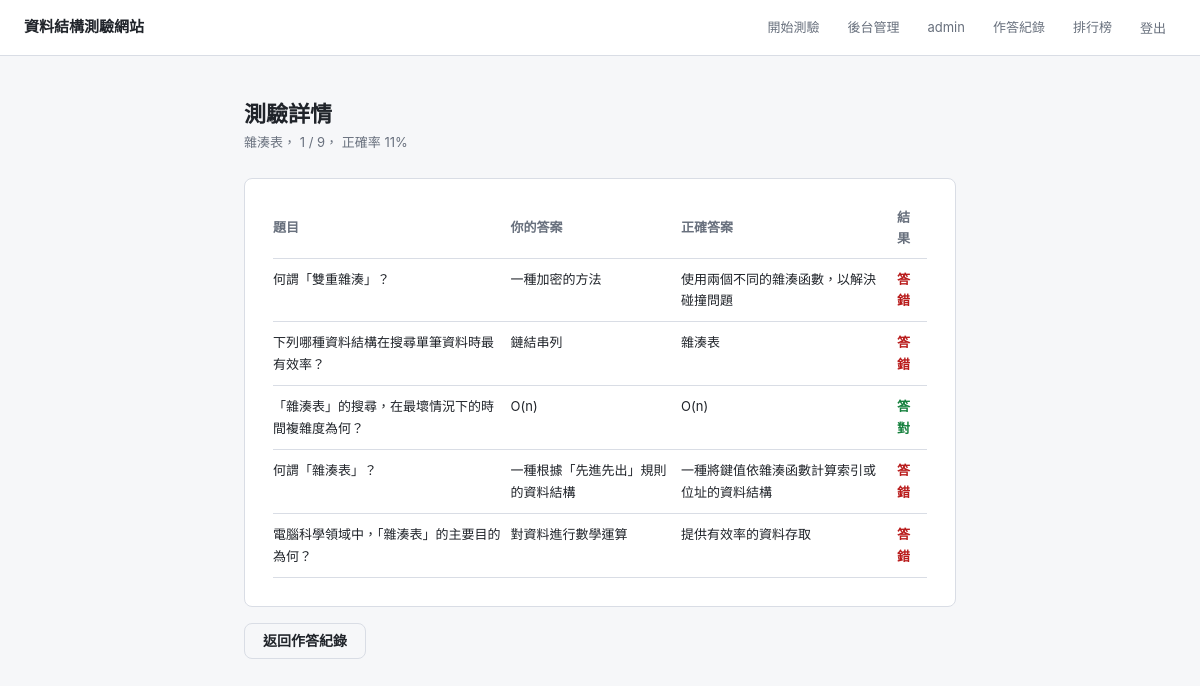
Screenshot of /history/19/ (signed in) with the database file from the repository.
### quiz/models.py (models this page shows, shortened)
class QuizAttempt(models.Model):
    user = models.ForeignKey(
        User,
        on_delete=models.CASCADE,
        related_name="quiz_attempts",
        verbose_name="使用者",
    )
    chapter = models.ForeignKey(
        Chapter,
        on_delete=models.PROTECT,
        related_name="quiz_attempts",
        verbose_name="章節",
    )
    question_count = models.PositiveIntegerField(default=0, verbose_name="題數")
    score = models.PositiveIntegerField(default=0, verbose_name="分數")
    started_at = models.DateTimeField(auto_now_add=True, verbose_name="開始時間")
    completed_at = models.DateTimeField(null=True, blank=True, verbose_name="完成時間")
    class Meta:
        ordering = ["-started_at"]
        verbose_name = "測驗紀錄"
        verbose_name_plural = "測驗紀錄"
    @property
    def accuracy(self):
        if not self.question_count:
            return 0
        return int(self.score / self.question_count * 100)

class Chapter(models.Model):
    name = models.CharField(max_length=100, verbose_name="章節名稱")
    order = models.PositiveIntegerField(default=0, verbose_name="排序")
    class Meta:
        ordering = ["order", "id"]
        verbose_name = "章節"
        verbose_name_plural = "章節"

class QuizAnswer(models.Model):
    attempt = models.ForeignKey(
        QuizAttempt,
        on_delete=models.CASCADE,
        related_name="answers",
        verbose_name="測驗紀錄",
    )
    question = models.ForeignKey(Question, on_delete=models.PROTECT, verbose_name="題目")
    selected_option = models.ForeignKey(
        Option,
        on_delete=models.SET_NULL,
        null=True,
        blank=True,
        related_name="selected_answers",
        verbose_name="學生答案",
    )
    correct_option = models.ForeignKey(
        Option,
        on_delete=models.SET_NULL,
        null=True,
        blank=True,
        related_name="correct_answers",
        verbose_name="正確答案",
    )
    is_correct = models.BooleanField(default=False, verbose_name="是否答對")
    answered_at = models.DateTimeField(auto_now_add=True, verbose_name="作答時間")
    class Meta:
        ordering = ["id"]
        verbose_name = "作答明細"
        verbose_name_plural = "作答明細"

class Question(models.Model):
    DIFFICULTY_CHOICES = [
        ("easy", "簡單"),
        ("medium", "中等"),
        ("hard", "困難"),
    ]
    chapter = models.ForeignKey(
        Chapter,
        on_delete=models.CASCADE,
        related_name="questions",
        verbose_name="章節",
    )
    content = models.TextField(verbose_name="題目內容")
    difficulty = models.CharField(
        max_length=10,
        choices=DIFFICULTY_CHOICES,
        default="medium",
        verbose_name="難度",
    )
    is_original = models.BooleanField(default=False, verbose_name="原創題")
    explanation = models.TextField(blank=True, verbose_name="解析")
    created_at = models.DateTimeField(auto_now_add=True)
    class Meta:
        verbose_name = "題目"
        verbose_name_plural = "題目"

class Option(models.Model):
    question = models.ForeignKey(
        Question,
        on_delete=models.CASCADE,
        related_name="options",
        verbose_name="題目",
    )
    content = models.CharField(max_length=500, verbose_name="選項內容")
    is_correct = models.BooleanField(default=False, verbose_name="是否正確")
    class Meta:
        verbose_name = "選項"
        verbose_name_plural = "選項"
    @property
    def display_content(self):
        return self.content

### quiz/views.py (the view)
# urls.py: path('history/<int:attempt_id>/', views.history_detail, name='history_detail'),
@login_required
def history_detail(request, attempt_id):
    attempt = get_object_or_404(
        QuizAttempt.objects.select_related("chapter").prefetch_related(
            "answers__question",
            "answers__selected_option",
            "answers__correct_option",
        ),
        id=attempt_id,
        user=request.user,
    )
    return render(request, "quiz/history_detail.html", {"attempt": attempt})

### quiz/templates/quiz/history_detail.html (shortened to what this page needs)
{% extends 'quiz/base.html' %}
{% block content %}
<div class="container">
  <div style="margin-bottom: 24px;">
    <h1 style="font-size: 22px; font-weight: 800;">測驗詳情</h1>
    <p class="text-muted">
      {{ attempt.chapter.name }}，
      {{ attempt.score }} / {{ attempt.question_count }}，
      正確率 {{ attempt.accuracy }}%
    </p>
  </div>
  <div class="card">
    <table>
      <thead>
        <tr>
          <th>題目</th>
          <th>你的答案</th>
          <th>正確答案</th>
          <th>結果</th>
        </tr>
      </thead>
      <tbody>
        {% for answer in attempt.answers.all %}
        <tr>
          <td>{{ answer.question.content }}</td>
          <td>{% if answer.selected_option %}{{ answer.selected_option.display_content }}{% else %}未作答{% endif %}</td>
          <td>{% if answer.correct_option %}{{ answer.correct_option.display_content }}{% else %}-{% endif %}</td>
          <td style="font-weight: 700; color: {% if answer.is_correct %}var(--ok){% else %}var(--err){% endif %};">
            {% if answer.is_correct %}答對{% else %}答錯{% endif %}
          </td>
        </tr>
        {% empty %}
        <tr>
          <td colspan="4" class="text-muted">這次測驗沒有作答明細。</td>
        </tr>
        {% endfor %}
      </tbody>
    </table>
  </div>
  <div style="margin-top: 16px;">
    <a href="{% url 'history' %}" class="btn btn-outline">返回作答紀錄</a>
  </div>
</div>
{% endblock %}

### quiz/templates/quiz/base.html (shortened to what this page needs)
<!DOCTYPE html>
<html lang="zh-Hant">
<head>
</head>
<body>
<nav>
  <a href="{% url 'home' %}" class="nav-brand">資料結構測驗網站</a>
  <div class="nav-links">
    {% if user.is_authenticated %}
      <a href="{% url 'quiz_setup' %}">開始測驗</a>
      {% if user.is_staff %}
        <a href="/admin/">後台管理</a>
      {% endif %}
      <span>{{ user.username }}</span>
      <a href="{% url 'history' %}">作答紀錄</a>
      <a href="{% url 'leaderboard' %}">排行榜</a>
      <form method="post" action="{% url 'logout' %}" style="display: inline;">
        <button type="submit">登出</button>
      </form>
    {% else %}
      <a href="{% url 'login' %}">登入</a>
      <a href="{% url 'register' %}">註冊</a>
    {% endif %}
  </div>
</nav>
{% block content %}{% endblock %}
</body>
</html>

### quiz/templates/quiz/base.html (style rules this page uses)
*, *::before, *::after { box-sizing: border-box; margin: 0; padding: 0; }
:root { --bg: #f6f7f9; --surface: #ffffff; --border: #d9dde5; --text: #20242a; --muted: #68707d; --accent: #2563eb; --accent-dim: #eff6ff; --ok: #15803d; --ok-dim: #f0fdf4; --err: #b91c1c; --err-dim: #fef2f2; --radius: 8px; }
body { background: var(--bg); color: var(--text); font-family: -apple-system, BlinkMacSystemFont, "Segoe UI", "Noto Sans TC", Arial, sans-serif; font-size: 15px; line-height: 1.65; min-height: 100vh; }
a { color: var(--accent); text-decoration: none; }
nav { background: var(--surface); border-bottom: 1px solid var(--border); padding: 0 24px; min-height: 56px; display: flex; align-items: center; justify-content: space-between; gap: 16px; }
.nav-brand { font-size: 15px; font-weight: 700; color: var(--text); }
.nav-links { display: flex; gap: 8px; align-items: center; flex-wrap: wrap; justify-content: flex-end; }
.nav-links a, .nav-links span, .nav-links button { font-size: 13px; color: var(--muted); padding: 5px 10px; border-radius: var(--radius); border: 0; background: transparent; font-family: inherit; cursor: pointer; }
.container { max-width: 760px; margin: 0 auto; padding: 40px 24px; }
.card { background: var(--surface); border: 1px solid var(--border); border-radius: var(--radius); padding: 28px; }
.btn { display: inline-block; padding: 10px 18px; border-radius: var(--radius); font-size: 14px; font-weight: 600; cursor: pointer; border: 1px solid transparent; line-height: 1; text-align: center; }
.btn-outline { background: transparent; color: var(--text); border-color: var(--border); }
.score-label, .text-muted { color: var(--muted); font-size: 13px; }
table { width: 100%; border-collapse: collapse; font-size: 13px; }
th { color: var(--muted); text-align: left; padding: 0 8px 8px 0; border-bottom: 1px solid var(--border); }
td { padding: 10px 8px 10px 0; border-bottom: 1px solid var(--border); vertical-align: top; }

### rows the page displays
QuizAttempt: chapter.name "雜湊表", score "1", question_count "9", accuracy "11"
QuizAnswer: question.content "何謂「雙重雜湊」？", selected_option.display_content "一種加密的方法", correct_option.display_content "使用兩個不同的雜湊函數，以解決碰撞問題", is_correct "答錯"
QuizAnswer: question.content "下列哪種資料結構在搜尋單筆資料時最有效率？", selected_option.display_content "鏈結串列", correct_option.display_content "雜湊表", is_correct "答錯"
QuizAnswer: question.content "「雜湊表」的搜尋，在最壞情況下的時間複雜度為何？", selected_option.display_content "O(n)", correct_option.display_content "O(n)", is_correct "答對"
QuizAnswer: question.content "何謂「雜湊表」？", selected_option.display_content "一種根據「先進先出」規則的資料結構", correct_option.display_content "一種將鍵值依雜湊函數計算索引或位址的資料結構", is_correct "答錯"
QuizAnswer: question.content "電腦科學領域中，「雜湊表」的主要目的為何？", selected_option.display_content "對資料進行數學運算", correct_option.display_content "提供有效率的資料存取", is_correct "答錯"

### other values shown
{{ user.username }} "admin"
